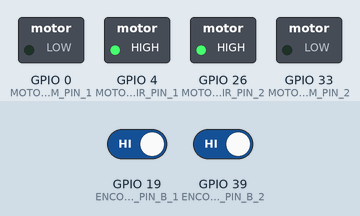
Recording of a sketch running on a simulated ESP32. On the bench: switched loads named in the sketch (green lamp = pin HIGH). The test bench sets the inputs (shaded band); at power-on: GPIO 19 (ENCODER_PIN_B_1) HIGH, GPIO 39 (ENCODER_PIN_B_2) HIGH. What the sketch prints to the serial monitor is not drawn.

Above: at 0.1 s.
At 2.1 s:
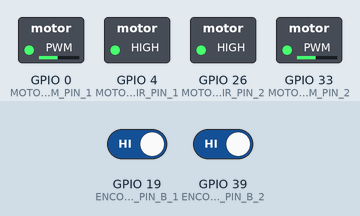
Timing chart, 0 to 3.6 s (numbered marks = the images above):
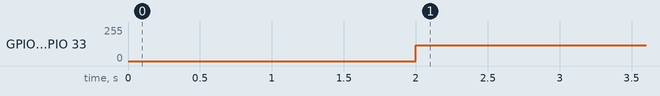

Measured:
- by itself, GPIO 0 (MOTOR_PWM_PIN_1), GPIO 33 (MOTOR_PWM_PIN_2): 0/255 → 118/255 at 2.0 s

The sketch:

PID_orientacion.ino
```cpp
#define MOTOR_PWM_PIN_2 33
#define MOTOR_DIR_PIN_2 26
#define ENCODER_PIN_A_2 36
#define ENCODER_PIN_B_2 39

#define MOTOR_PWM_PIN_1 0
#define MOTOR_DIR_PIN_1 4
#define ENCODER_PIN_A_1 18
#define ENCODER_PIN_B_1 19

#define PWM_CHANNEL_0 1     // Canal de PWM 2
#define PWM_CHANNEL_1 2
#define PWM_FREQUENCY 5000  // Frecuencia de PWM en Hz
#define PWM_RESOLUTION 8    // Resolución del PWM (8 bits = 0-255)
#define MAX_RPM 13.61        // Rango máximo de RPM de tu motor (ajusta según tu motor)
#define MAX_GPS 1079

#define sample_time 50 //ms

int last_time = 0;//ms
int velocidad_base = 500; //grados/s

float error_anterior = 0;//en angulos

float I = 0; //Termino Integral

float gps_speed_1 = 0;
float gps_speed_2 = 0;

float radio_rueda = 0.0375;
float dist_base = 0.225;
int initial_time = 0;

float dist_1 = 0;
float dist_2 = 0;
float theta = 0;

#define kp 100
#define ki 10
#define kd 0.1

volatile int encoder_2_ticks = 0;
int last_2_ticks = 0;
volatile int encoder_1_ticks = 0;
int last_1_ticks = 0;

void IRAM_ATTR encoder_1_isr() {
  // Incrementar contador de ticks del encoder
  encoder_1_ticks++;
}

void IRAM_ATTR encoder_2_isr() {
  // Incrementar contador de ticks del encoder
  encoder_2_ticks++;
}

float calcular_angulo(float dist_1,float dist_2 ){
  return (dist_2 - dist_1) / dist_base;
  //Serial.println(theta * 180 / 3.1416);
  //Serial.println(encoder_1_ticks);
  //Serial.println(encoder_2_ticks);
}

void Control_PID(float actual_theta){
  float error = actual_theta;

  float P = kp * error;
  float I = I + ki * error;
  float D = kd*(error - error_anterior);

  float salida_control = P + I + D;

  float velocidad_1 = map(velocidad_base + salida_control, 0,MAX_GPS, 0, 255); //IZQUIRDA
  float velocidad_2 = map(velocidad_base - salida_control, 0,MAX_GPS, 0, 255); //DERECHA

  ledcWrite(PWM_CHANNEL_0, velocidad_1);  // Ajustar la señal PWM
  ledcWrite(PWM_CHANNEL_1, velocidad_2);  // Ajustar la señal PWM

  Serial.print(gps_speed_1);
  Serial.print(", ");
  Serial.print(gps_speed_2);
  Serial.print(", ");
  Serial.print(error * 180/3.14);
  Serial.print(", ");
  Serial.print(encoder_1_ticks);
  Serial.print(", ");
  Serial.println(encoder_2_ticks);

  error_anterior = error;
}

void setup() {
  // put your setup code here, to run once:
  Serial.begin(115200);
  // put your setup code here, to run once:
  pinMode(MOTOR_DIR_PIN_2, OUTPUT);
  digitalWrite(MOTOR_DIR_PIN_2, HIGH);
  pinMode(MOTOR_DIR_PIN_1, OUTPUT);
  digitalWrite(MOTOR_DIR_PIN_1, HIGH);

  pinMode(ENCODER_PIN_A_2, INPUT);
  pinMode(ENCODER_PIN_B_2, INPUT);
  pinMode(ENCODER_PIN_A_1, INPUT);
  pinMode(ENCODER_PIN_B_1, INPUT);

  attachInterrupt(digitalPinToInterrupt(ENCODER_PIN_B_2), encoder_2_isr, RISING);
  attachInterrupt(digitalPinToInterrupt(ENCODER_PIN_B_1), encoder_1_isr, RISING);
  ledcSetup(PWM_CHANNEL_1, PWM_FREQUENCY, PWM_RESOLUTION);  // Configura el canal de PWM
  ledcSetup(PWM_CHANNEL_0, PWM_FREQUENCY, PWM_RESOLUTION);
  ledcAttachPin(MOTOR_PWM_PIN_2, PWM_CHANNEL_1); // derecha
  ledcAttachPin(MOTOR_PWM_PIN_1, PWM_CHANNEL_0); //izquierda
  delay(2000);
}

void loop() {
  if ((millis() - last_time) >= sample_time){
    dist_1 =  encoder_1_ticks * 2 * 3.1416 * radio_rueda / (506);
    dist_2 =  encoder_2_ticks * 2 * 3.1416 * radio_rueda / (506);
    gps_speed_1 = ((encoder_1_ticks - last_1_ticks) * 1000 * 360) / (50 * 506);
    gps_speed_2 = ((encoder_2_ticks - last_2_ticks) * 1000 * 360) / (50 * 506);
    theta = calcular_angulo(dist_1,dist_2);
    Control_PID(theta);
    last_time = millis();
    last_1_ticks = encoder_1_ticks;
    last_2_ticks = encoder_2_ticks;
  }
  // put your main code here, to run repeatedly:
  /* if (millis() - last_time >= sample_time){
    gps_speed_1 = (encoder_1_ticks * 1000 * 360) / (50 * 506);
    dist_1 =  encoder_1_ticks * 2 * 3.1416 * radio_rueda / (506);
    gps_speed_2 = (encoder_2_ticks * 1000 * 360) / (50 * 506);
    dist_2 =  encoder_2_ticks * 2 * 3.1416 * radio_rueda / (506);
    last_time = millis();
    encoder_1_ticks = 0;
    encoder_2_ticks = 0;
  } */
}
```
